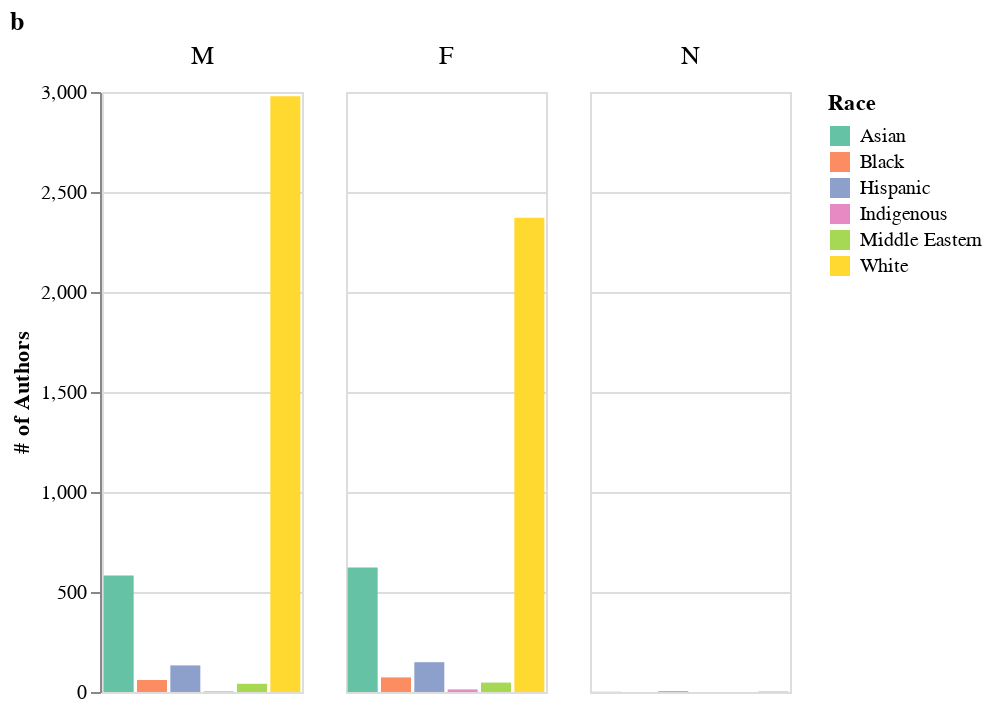

The notebook cell this image was saved under:
### Code cell
gender_and_race_4 = alt.Chart(gender_by_race_long.sample(gender_by_race_long.shape[0])).mark_bar().encode(
    x = alt.X(
        'racepred:N',
        axis = None
    ),
    y = alt.Y(
        'freq',
        title = '# of Authors',
#         scale=alt.Scale(type="log")  # Here the scale is applied
    ),
    color = alt.Color(
         'racepred:N',
        title = 'Race',
        scale=alt.Scale(domain=unique_races,
                      range=race_colors)
    ),
    column = alt.Column(
        'genderpred:N', 
        title = None,
        sort = ["M", "F", "N"],
        header=alt.Header(labelFontSize=13)
    )
).properties(
    title = 'b',
    height=300,
    width=100
)

gender_and_race_4

### Figure 1 — Vega-Lite specification as saved in the notebook (floating-point values rounded to 4 significant figures)
{"config": {"view": {"continuousWidth": 400, "continuousHeight": 300}}, "data": {"name": "data-3506affcca49be592563fb4fd5bd7fc7"}, "mark": "bar", "encoding": {"color": {"field": "racepred", "scale": {"domain": ["Asian", "Black", "Hispanic", "Indigenous", "Middle Eastern", "White"], "range": ["#66c2a5", "#fc8d62", "#8da0cb", "#e78ac3", "#a6d854", "#ffd92f"]}, "title": "Race", "type": "nominal"}, "column": {"field": "genderpred", "header": {"labelFontSize": 13}, "sort": ["M", "F", "N"], "title": null, "type": "nominal"}, "x": {"axis": null, "field": "racepred", "type": "nominal"}, "y": {"field": "freq", "title": "# of Authors", "type": "quantitative"}}, "height": 300, "title": "b", "width": 100, "$schema": "https://vega.github.io/schema/vega-lite/v4.17.0.json", "datasets": {"data-3506affcca49be592563fb4fd5bd7fc7": [{"genderpred": "M", "racepred": "White", "freq": 2979, "gender_total": 3799, "race_total": 5354, "race_in_gender": 0.784, "gender_in_race": 0.556}, {"genderpred": "F", "racepred": "Indigenous", "freq": 13, "gender_total": 3275, "race_total": 16, "race_in_gender": 0.004, "gender_in_race": 0.812}, {"genderpred": "F", "racepred": "Hispanic", "freq": 149, "gender_total": 3275, "race_total": 286, "race_in_gender": 0.045, "gender_in_race": 0.521}, {"genderpred": "F", "racepred": "White", "freq": 2371, "gender_total": 3275, "race_total": 5354, "race_in_gender": 0.724, "gender_in_race": 0.443}, {"genderpred": "M", "racepred": "Middle Eastern", "freq": 41, "gender_total": 3799, "race_total": 88, "race_in_gender": 0.011, "gender_in_race": 0.466}, {"genderpred": "F", "racepred": "Black", "freq": 73, "gender_total": 3275, "race_total": 133, "race_in_gender": 0.022, "gender_in_race": 0.549}, {"genderpred": "M", "racepred": "Asian", "freq": 583, "gender_total": 3799, "race_total": 1206, "race_in_gender": 0.153, "gender_in_race": 0.483}, {"genderpred": "N", "racepred": "White", "freq": 4, "gender_total": 9, "race_total": 5354, "race_in_gender": 0.444, "gender_in_race": 0.001}, {"genderpred": "N", "racepred": "Hispanic", "freq": 4, "gender_total": 9, "race_total": 286, "race_in_gender": 0.444, "gender_in_race": 0.014}, {"genderpred": "M", "racepred": "Hispanic", "freq": 133, "gender_total": 3799, "race_total": 286, "race_in_gender": 0.035, "gender_in_race": 0.465}, {"genderpred": "M", "racepred": "Indigenous", "freq": 3, "gender_total": 3799, "race_total": 16, "race_in_gender": 0.001, "gender_in_race": 0.188}, {"genderpred": "M", "racepred": "Black", "freq": 60, "gender_total": 3799, "race_total": 133, "race_in_gender": 0.016, "gender_in_race": 0.451}, {"genderpred": "N", "racepred": "Asian", "freq": 1, "gender_total": 9, "race_total": 1206, "race_in_gender": 0.111, "gender_in_race": 0.001}, {"genderpred": "F", "racepred": "Asian", "freq": 622, "gender_total": 3275, "race_total": 1206, "race_in_gender": 0.19, "gender_in_race": 0.516}, {"genderpred": "F", "racepred": "Middle Eastern", "freq": 47, "gender_total": 3275, "race_total": 88, "race_in_gender": 0.014, "gender_in_race": 0.534}]}}
